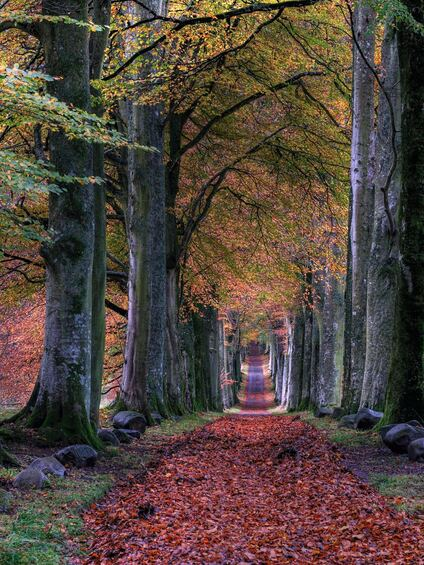
#> input picture Tutorials/Photos/park.jpg, 424 x 565 px
$ python basicFunc.py
#> lines starting #> are read from the running program, lines starting #| are printed output that depends on the picture; after the words box and inside, x2 and y2 are one past the last pixel; in counts of white or black regions, pixels touching at a corner belong together
import cv2 as cv

img = cv.imread('../Photos/park.jpg')
#> img is the input picture: shape (565, 424, 3); mean B, G, R 61.3, 69.2, 83.1
cv.imshow('Park', img)

# Converting to grayscale
gray = cv.cvtColor(img, cv.COLOR_BGR2GRAY)
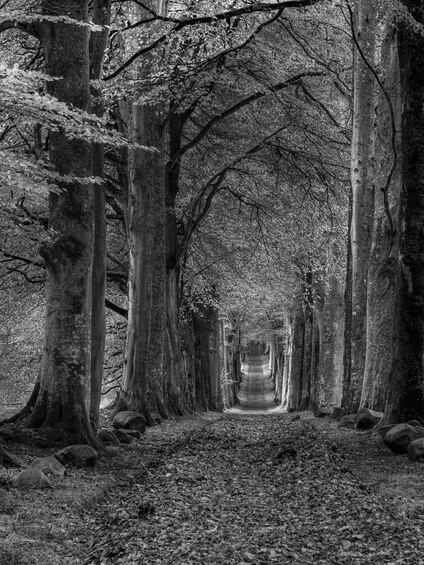
#> gray: shape (565, 424); min 0, max 250, mean 72.5
cv.imshow('Gray', gray)

# Blur
blur = cv.GaussianBlur(img, (7, 7), cv.BORDER_DEFAULT)  # ksize is always odd number
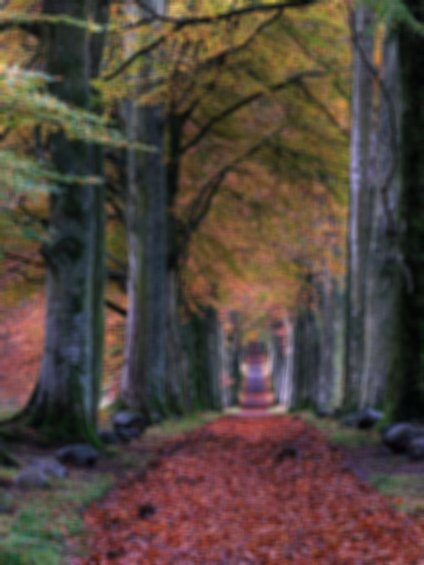
#> blur: shape (565, 424, 3); mean B, G, R 61.3, 69.2, 83.1
cv.imshow('Blur', blur)

# Edge Cascade
canny = cv.Canny(blur, 125, 175)  # use blur to decrease edges
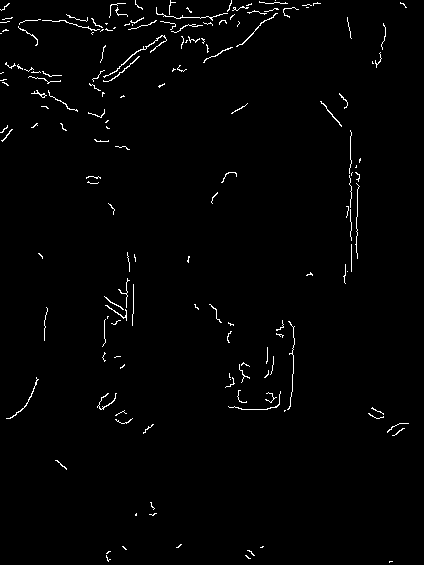
#> canny: shape (565, 424); 1.4% white in thin lines or dots
cv.imshow('Canny', canny)

# Dilating the image
dilated = cv.dilate(canny, (7, 7), iterations=3)
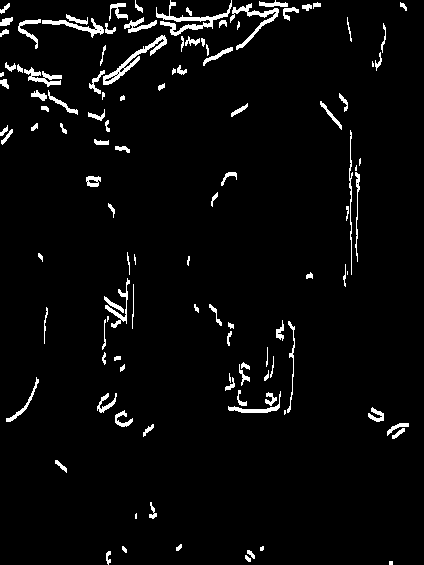
#> dilated: shape (565, 424); 3.7% white; 115 white regions (15 under 20 px), largest, box (x1, y1, x2, y2) and area: (156, 0, 232, 36) 645, (103, 35, 167, 85) 550, (230, 3, 279, 50) 458
cv.imshow('Dilated', dilated)

# Eroding (gets back from dilated to canny)
eroded = cv.erode(dilated, (7, 7), iterations=3)
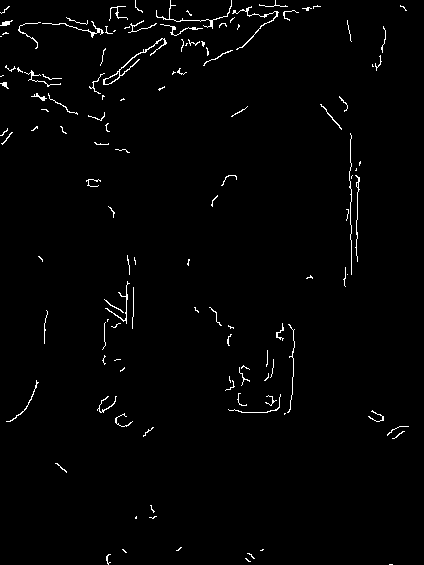
#> eroded: shape (565, 424); 1.5% white in thin lines or dots
cv.imshow('Eroded', eroded)

# Resize
# interpolation inter_area is default for shrinking the image
# use inter_linear or inter_cubic (slowest but best quality) for enlarging image
resized = cv.resize(img, (500, 500), interpolation=cv.INTER_CUBIC)
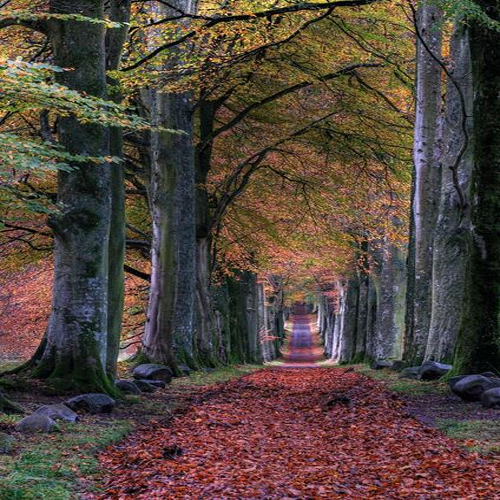
#> resized: shape (500, 500, 3); mean B, G, R 61.3, 69.2, 83.1
cv.imshow('Resized', resized)

# Cropping
cropped = img[50:200, 200:400]
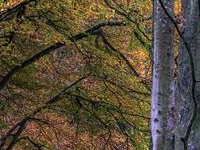
#> cropped: shape (150, 200, 3); mean B, G, R 55.6, 75.7, 87.3
cv.imshow('Cropped', cropped)

cv.waitKey(0)

$ run again, with Tutorials/Photos/bird1.jpg copied over Tutorials/Photos/park.jpg
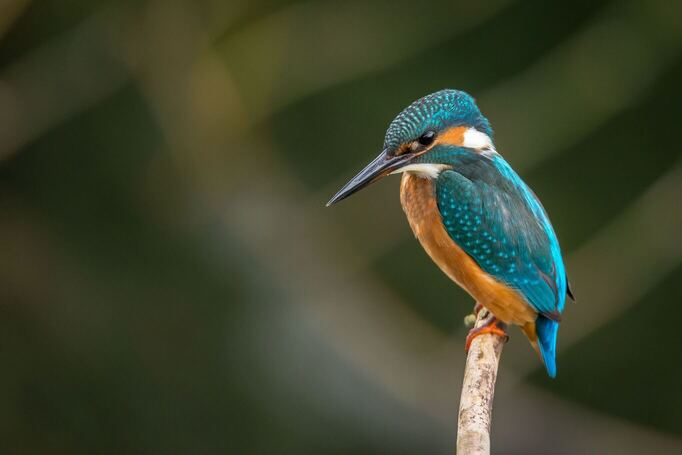
#> input picture Tutorials/Photos/bird1.jpg, 682 x 455 px
#> img is the input picture: shape (455, 682, 3); mean B, G, R 44.9, 67.5, 61.6
#> `canny = cv.Canny(blur, 125, 175)`:
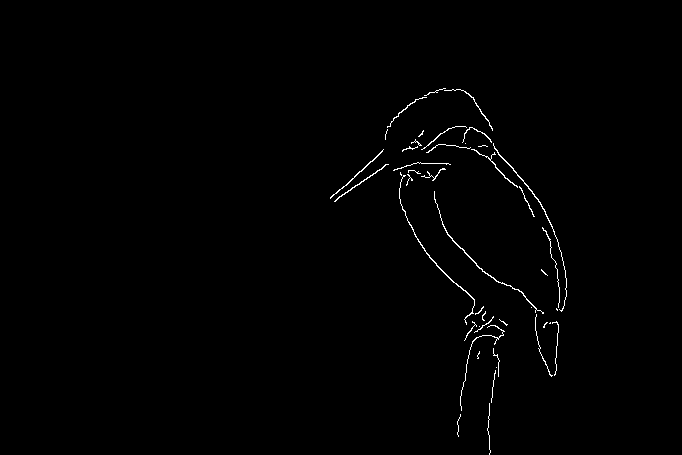
#> canny: shape (455, 682); 0.72% white in thin lines or dots, all inside (x1, y1, x2, y2) = (330, 88, 567, 455)
#> dilated: shape (455, 682); 1.8% white; 21 white regions (1 under 20 px), largest, box (x1, y1, x2, y2) and area: (426, 143, 567, 315) 1084, (393, 162, 475, 328) 759, (434, 191, 553, 380) 695
#> eroded: shape (455, 682); 0.76% white in thin lines or dots, all inside (x1, y1, x2, y2) = (330, 91, 567, 455)
#> `cropped = img[50:200, 200:400]`:
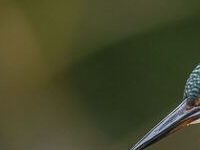
#> cropped: shape (150, 200, 3); mean B, G, R 41.4, 71.6, 68.9
